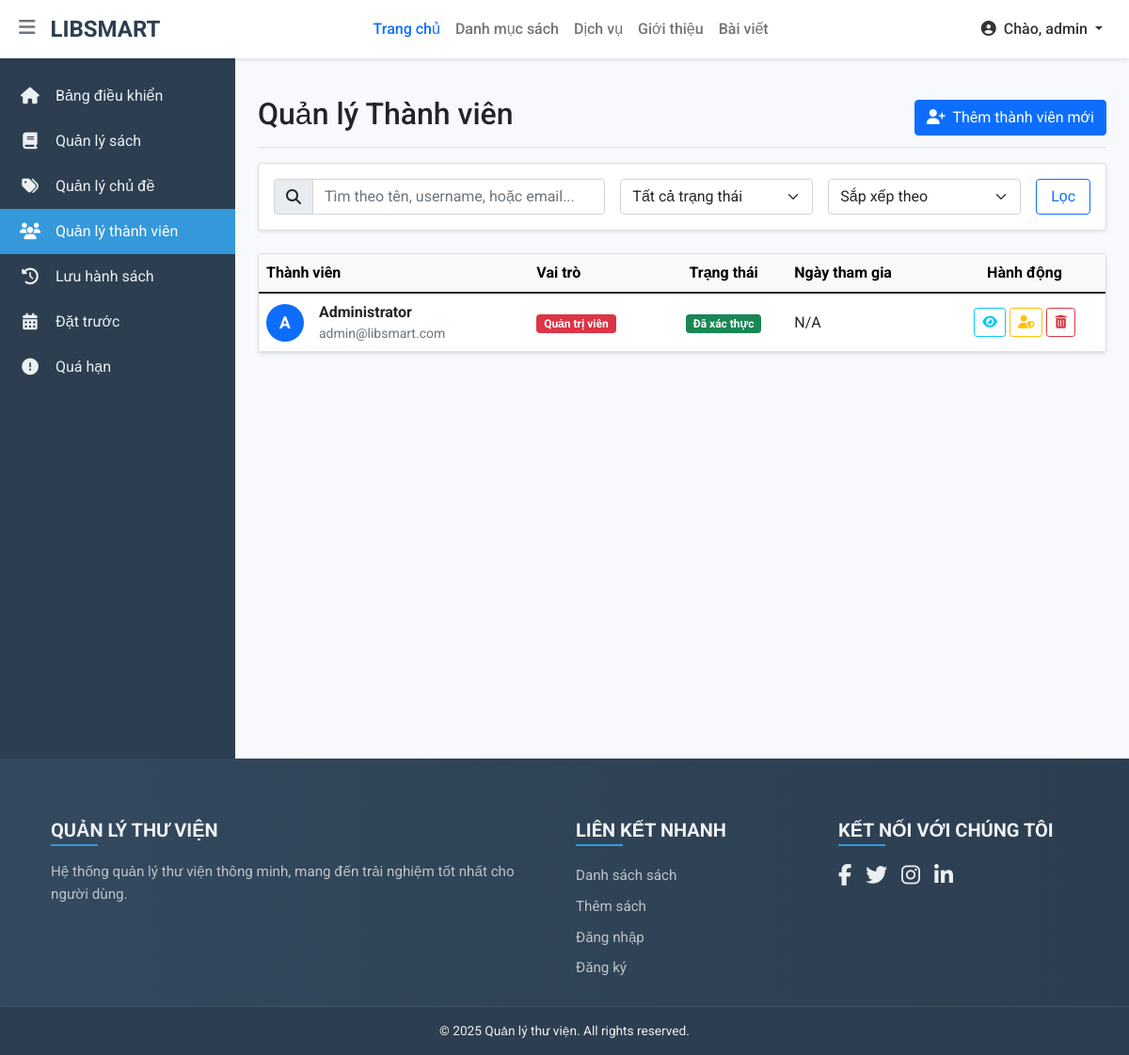
The page /Account/manage (signed in) on the database its author committed.
### tables this page shows
CREATE TABLE `accounts` (
  `id` int(11) NOT NULL AUTO_INCREMENT,
  `username` varchar(255) NOT NULL,
  `fullname` varchar(255) NOT NULL,
  `password` varchar(255) NOT NULL,
  `email` varchar(255) DEFAULT NULL,
  `role` varchar(50) NOT NULL DEFAULT 'member',
  `is_verified` tinyint(1) NOT NULL DEFAULT 0 COMMENT '0=chưa xác thực, 1=đã xác thực',
  `created_at` timestamp NOT NULL DEFAULT CURRENT_TIMESTAMP,
  `verification_token` varchar(100) DEFAULT NULL,
  `token_expiry` datetime DEFAULT NULL,
  `profession` varchar(255) DEFAULT NULL,
  `industry` varchar(255) DEFAULT NULL,
  PRIMARY KEY (`id`),
  UNIQUE KEY `username` (`username`)
);

### app/controllers/AccountController.php (called while the page is built, shortened)
<?php
require_once ROOT_PATH . '/app/models/AccountModel.php';
class AccountController {
    private $accountModel;
    public function __construct($db) {
        $this->db = $db;
        $this->accountModel = new AccountModel($this->db);
    }
    public function manage() {
        $searchTerm = $_GET['search'] ?? null;
        $sortBy = $_GET['sort'] ?? null;
        $status = $_GET['status'] ?? null;
        $accounts = $this->accountModel->getAllAccounts($searchTerm, $sortBy, $status);
        include ROOT_PATH . '/app/views/account/manage.php';
        include ROOT_PATH . '/app/views/shares/admin_layout.php';
    }
}

### app/models/AccountModel.php (called while the page is built, shortened)
<?php
class AccountModel {
    private $conn;
    private $table_name = "accounts";
    public function __construct($db) {
        $this->conn = $db;
    }
    public function getAllAccounts($searchTerm = null, $sortBy = null, $status = null) {
        $query = "SELECT id, username, email, fullname, role, is_verified FROM " . $this->table_name . " WHERE 1=1";
        $params = [];
        if ($sortBy == 'name_asc') {
            $query .= " ORDER BY fullname ASC";
        } elseif ($sortBy == 'name_desc') {
            $query .= " ORDER BY fullname DESC";
        } else {
            $query .= " ORDER BY id DESC";
        }
        $stmt = $this->conn->prepare($query);
        $stmt->execute($params);
        return $stmt->fetchAll(PDO::FETCH_OBJ);
    }
}

### app/views/account/manage.php (the view, shortened to what this page needs)
<div class="d-flex justify-content-between align-items-center pt-3 pb-2 mb-3 border-bottom">
    <h1 class="h2">Quản lý Thành viên</h1>
    <a href="/account/register" class="btn btn-primary">
        <i class="fas fa-user-plus me-1"></i> Thêm thành viên mới
    </a>
</div>
<div class="card shadow-sm mb-4">
    <div class="card-body">
        <form method="GET" action="/Account/manage" class="row g-3 align-items-center">
            <div class="col-md-5">
                <div class="input-group">
                    <span class="input-group-text"><i class="fas fa-search"></i></span>
                    <input type="text" id="search" name="search" placeholder="Tìm theo tên, username, hoặc email..." class="form-control" value="<?= htmlspecialchars($_GET['search'] ?? '') ?>">
                </div>
            </div>
            <div class="col-md-3">
                <select id="status" name="status" class="form-select">
                    <option value="">Tất cả trạng thái</option>
                </select>
            </div>
            <div class="col-md-3">
                <select id="sort" name="sort" class="form-select">
                    <option value="">Sắp xếp theo</option>
                </select>
            </div>
            <div class="col-md-1">
                <button type="submit" class="btn btn-outline-primary w-100">Lọc</button>
            </div>
        </form>
    </div>
</div>
<div class="card shadow-sm">
    <div class="table-responsive">
        <table class="table table-hover align-middle mb-0">
            <thead class="table-light">
                <tr>
                    <th scope="col">Thành viên</th>
                    <th scope="col">Vai trò</th>
                    <th scope="col" class="text-center">Trạng thái</th>
                    <th scope="col">Ngày tham gia</th>
                    <th scope="col" class="text-center">Hành động</th>
                </tr>
            </thead>
            <tbody>
                <?php if (!empty($accounts)): ?>
                    <?php foreach ($accounts as $account): ?>
                        <tr>
                            <td>
                                <div class="d-flex align-items-center">
                                    <div class="avatar me-3">
                                        <?= strtoupper(substr(htmlspecialchars($account->fullname), 0, 1)) ?>
                                    </div>
                                    <div>
                                        <a href="/account/view/<?= $account->id ?>" class="fw-bold text-dark text-decoration-none">
                                            <?= htmlspecialchars($account->fullname) ?>
                                        </a>
                                        <small class="d-block text-muted"><?= htmlspecialchars($account->email ?? $account->username) ?></small>
                                    </div>
                                </div>
                            </td>
                            <td>
                                <?php if ($account->role === 'admin'): ?>
                                    <span class="badge bg-danger">Quản trị viên</span>
                                <?php else: ?>
                                    <span class="badge bg-secondary">Thành viên</span>
                                <?php endif; ?>
                            </td>
                            <td class="text-center">
                                <?php if ($account->is_verified): ?>
                                    <span class="badge bg-success">Đã xác thực</span>
                                <?php else: ?>
                                    <span class="badge bg-warning text-dark">Chưa xác thực</span>
                                <?php endif; ?>
                            </td>
                            <td>
                                <?php
                                    if (isset($account->created_at)) {
                                        echo date('d/m/Y', strtotime($account->created_at));
                                    } else {
                                        echo 'N/A';
                                    }
                                ?>
                            </td>
                            <td class="text-center">
                                <a href="/account/view/<?= $account->id; ?>" class="btn btn-sm btn-outline-info" title="Xem chi tiết"><i class="fas fa-eye"></i></a>
                                <a href="/account/edit/<?= $account->id; ?>" class="btn btn-sm btn-outline-warning" title="Sửa vai trò"><i class="fas fa-user-shield"></i></a>
                                <a href="/account/delete/<?= $account->id; ?>" class="btn btn-sm btn-outline-danger" title="Xóa thành viên" onclick="return confirm('Bạn có chắc chắn muốn xóa thành viên này?');">
                                    <i class="fas fa-trash-alt"></i>
                                </a>
                            </td>
                        </tr>
                    <?php endforeach; ?>
                <?php endif; ?>
            </tbody>
        </table>
    </div>
</div>

### app/views/shares/header.php (style rules this page uses)
body { font-family: 'Roboto', sans-serif; background-color: #f8f9fa; }

### app/views/account/manage.php (style rules this page uses)
.avatar { width: 40px; height: 40px; border-radius: 50%; background-color: #0d6efd; color: white; display: inline-flex; align-items: center; justify-content: center; font-weight: bold; font-size: 1.1rem; }

### app/views/shares/footer.php (style rules this page uses)
body { display: flex; flex-direction: column; min-height: 100vh; }

### app/views/shares/admin_layout.php (style rules this page uses)
body { overflow-x: hidden; }

### rows shown on the page
accounts: fullname "A", fullname "Administrator", email "admin@libsmart.com", role "Quản trị viên", is_verified "Đã xác thực"

### other values the page prints
$_SESSION['username'] "admin"
